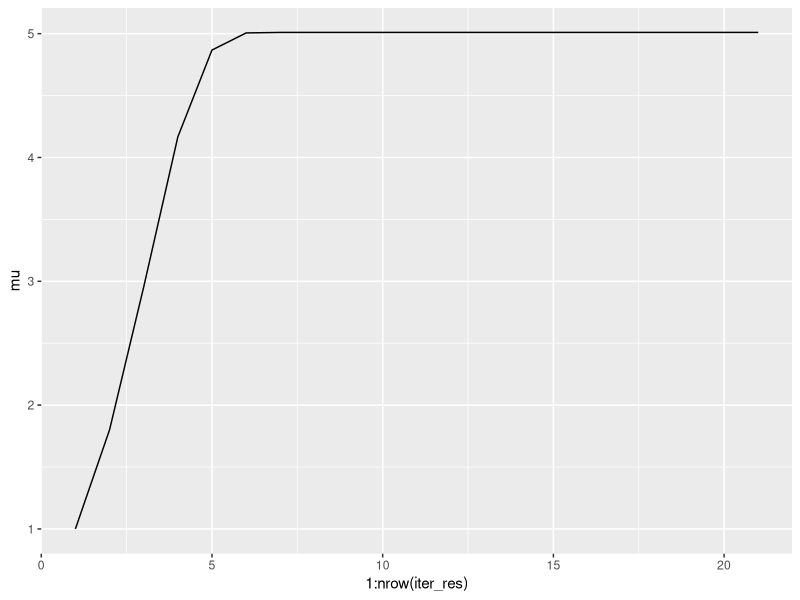
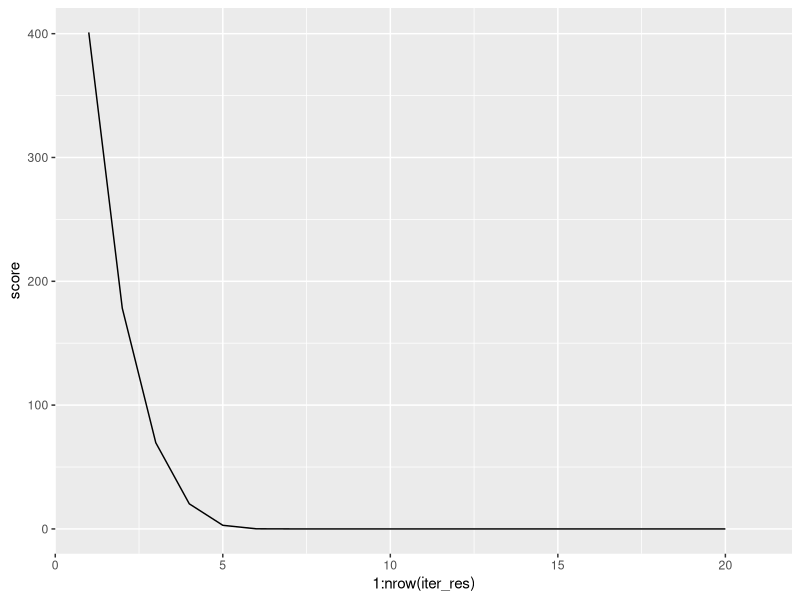
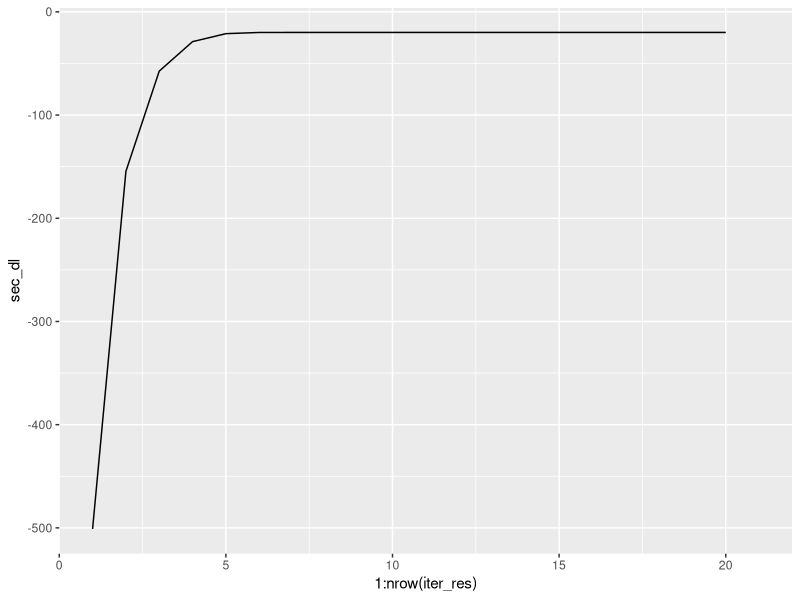
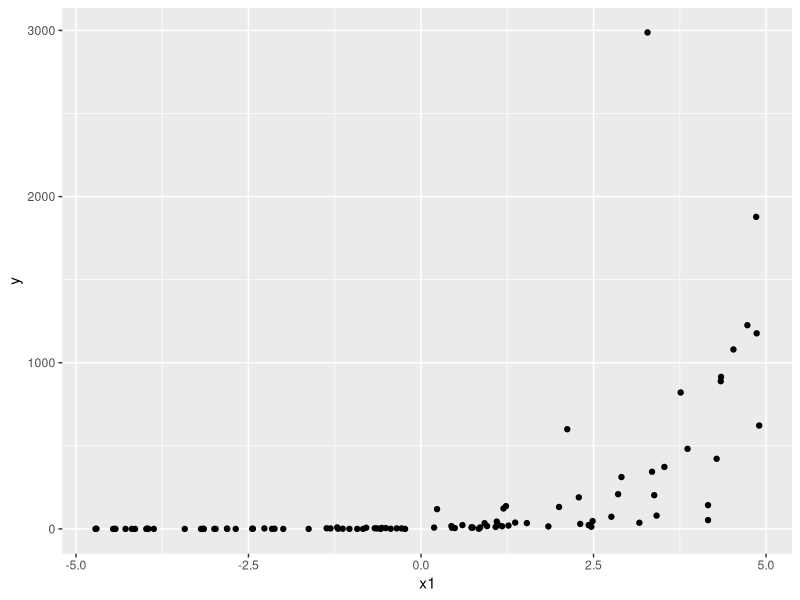
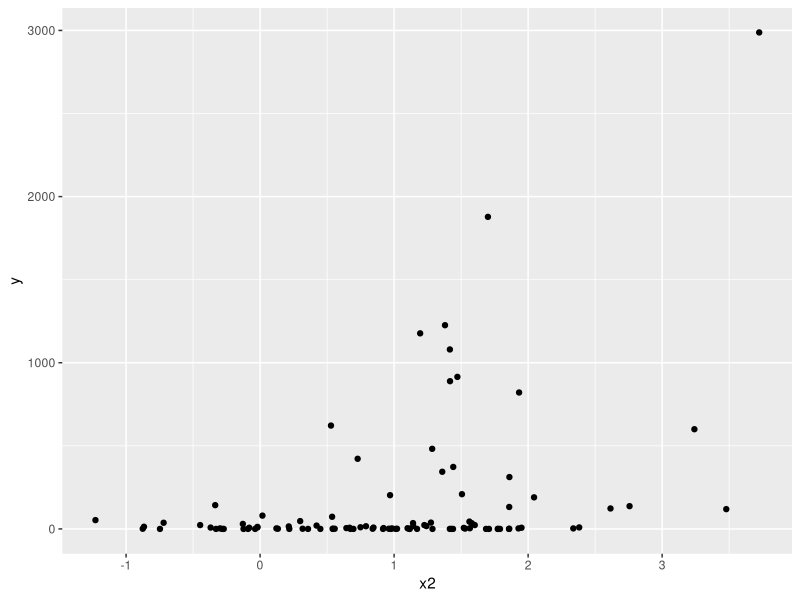
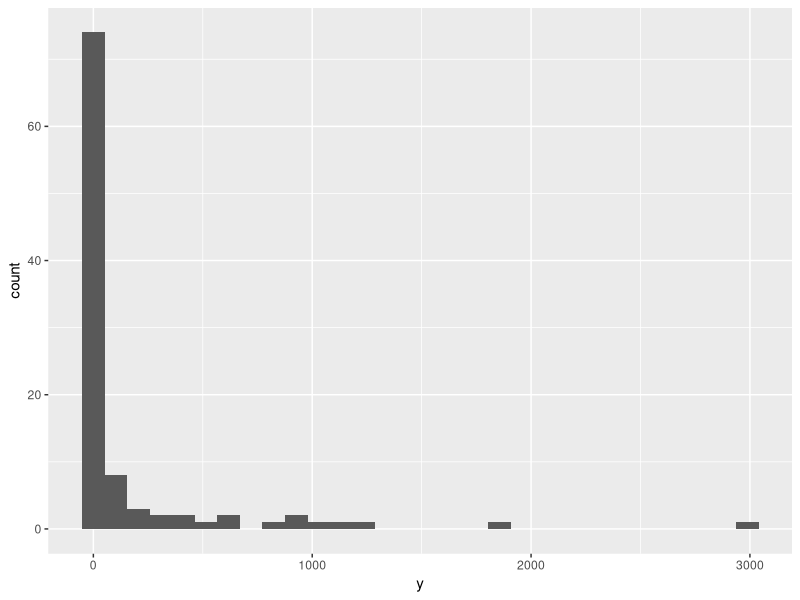
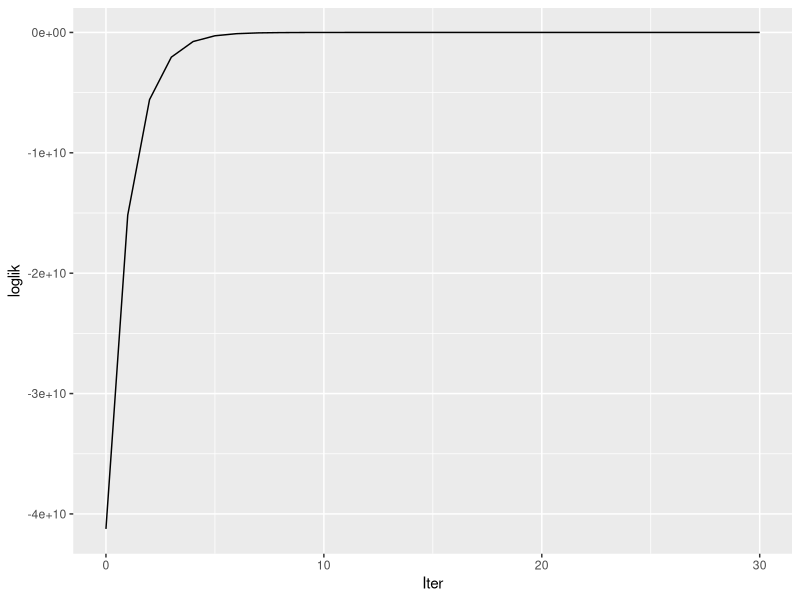
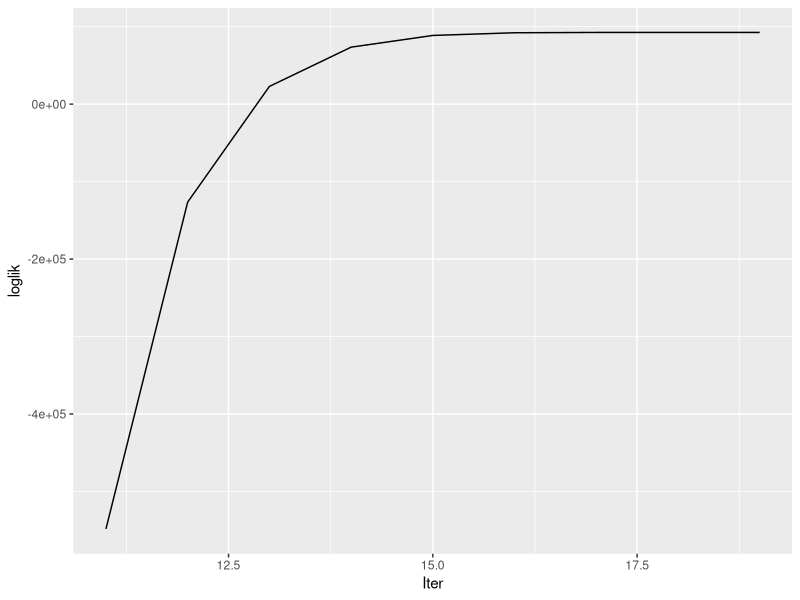

Recreate these plots in R, in order. (Note: this script raises an error after producing the figures.)
# ##########################################
# Newton-Raphson Iteration for poisson MLE
# ##########################################

# Function for Newton-Raphson
poisson_MLE <-
  
  function(mu_int,y, Iter) {
    
    mu <- matrix(NA, nrow = Iter+1, ncol=1)
    mu[1] <- mu_int
    dl <- matrix(NA, nrow = Iter+1, ncol=1)
    ddl <- matrix(NA, nrow = Iter+1, ncol=1)
    
    for (i in 1:Iter){
      
      dl[i] <- sum(y)/mu[i] - length(y)
      ddl[i] <- (-mu[i]^-2)*sum(y)
      
      mu[i+1] <- mu[i] - dl[i] / ddl[i]
      
    }
    return(data.frame(mu=mu,score=dl,sec_dl=ddl))
  }


N <- 100
y <- rpois(n=N,lambda=5)

# mu and other results
iter_res <- poisson_MLE(1,y,20)

# Visualise
library(ggplot2)
ggplot(iter_res, aes(x=1:nrow(iter_res),y=mu)) + geom_line()
ggplot(iter_res, aes(x=1:nrow(iter_res),y=score)) + geom_line()
ggplot(iter_res, aes(x=1:nrow(iter_res),y=sec_dl)) + geom_line()


# #####################################################
# Newton-Raphson Iteration for poisson regression models
# #####################################################

# Toy data
# -------------------------------------------
N <- 100

x1 <- runif(n=N, min = -5, max = 5)
x2 <- rnorm(n=N, mean= 1, sd = 1)

X <- matrix(c(rep(1,N),x1, x2), nrow = N)
b_true <- c(1,1,1)
xb <- X%*%b_true

library(tidyverse)
# log(u) = 1 + x1 + x2 -> u = exp(1+x1+x2)
y <- data.frame(x=exp(xb)) %>%
  pmap_dbl(~rpois(n=1, lambda=.x))

df <- data.frame(x1,x2,y)

# Visualisation
# ---------------------------------------------
df %>% ggplot(aes(x=x1,y=y)) + geom_point()
df %>% ggplot(aes(x=x2,y=y)) + geom_point()
df %>% ggplot(aes(x=y)) + geom_histogram()


# Function
# ---------------------------------------------
irwls_fun <-
  function(X,b_int,y,Iter) {
    
    N <- nrow(X)
    l <- matrix(NA, ncol=1, nrow=Iter+1)
    b <- matrix(NA, ncol=3, nrow=Iter+1)
    b[1,] <- b_int
    # log likelihood
    l[1] <- t(y)%*%X%*%b[1,] - sum(exp(X%*%b[1,]))
    
    for (i in 1:Iter){
      # Weights
      # Model: log(u) = b0 + b1*x1 + b2*x2
      # u = exp(b[i,1]+b[i,2]*x1+b[i,3]*x2)
      # var(y) = u
      # d u_i / d eta_i = exp(eta_i) = u_i
      u <- exp(X%*%b[i,]) %>% as.vector()
      W <-diag((1/u)*u^2, ncol = N)

      # Information matrix
      t(X)%*%W%*%X
      
      # z
      z <- X%*%b[i,] + (y-u)*u^-1

      # b
      b[i+1,] <- solve(t(X)%*%W%*%X)%*%t(X)%*%W%*%z %>% t()
      
      # log likelihood
      l[i+1] <- t(y)%*%X%*%b[i+1,] - sum(exp(X%*%b[i+1,]))
    }
    
    res <- cbind(seq(0,Iter,1),b,l)
    colnames(res) <- c("Iter","b0","b1","b2","loglik")
    return(res %>% data.frame())
    
  }


# Run the function
# -----------------------------------------------------

# The length until the convergence varies a lot by initial values
res <- irwls_fun(X = X, b_int = c(3,3,3), y = df$y,Iter = 30)

res %>% ggplot(aes(x=Iter, y=loglik)) + geom_line()
res[12:20,] %>% ggplot(aes(x=Iter, y=loglik)) + geom_line()

res %>% ggplot(aes(x=Iter, y=b0)) + geom_line()
res %>% ggplot(aes(x=Iter, y=b1)) + geom_line()
res%>% ggplot(aes(x=Iter, y=b2)) + geom_line()

# With the initial values, it takes a lot of iterations.
# Beacause the estimation diverges once, the convergence looks like around 0,
# but they converge around 1, the true parameter value.
res <- irwls_fun(X = X, b_int = c(1,0,0), y = df$y,Iter = 250)
res %>% ggplot(aes(x=Iter, y=b0)) + geom_line()
res %>% ggplot(aes(x=Iter, y=b1)) + geom_line()
res %>% ggplot(aes(x=Iter, y=b2)) + geom_line()